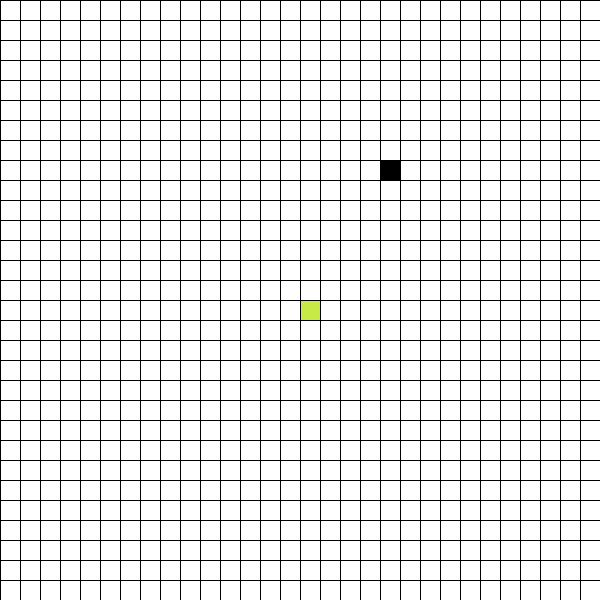
Frame 1 (no input)
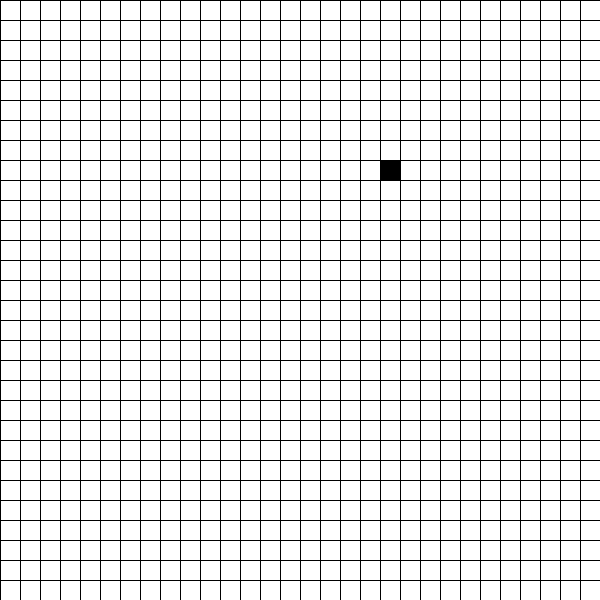
Frame 60 (the mouse pressed at the canvas centre just before this capture)
Frame 120 (the mouse held since frame 60 and released just before this capture): identical to frame 60, image omitted

The Processing sketch that drew these frames (run headless with seeded random() and noise(); from frame 60 on, the mouse is pressed at the canvas centre):

// Processing sketch: Snippet2_MovingTheSnake
// ── Snippet2_MovingTheSnake.pde
// Jared Halls, Michael Lam, Vinay Meldrum
// June 2018
// Coding Challenge 3 (Snippet 2): Drawing and moving the snake and fruit

// Declaring variables
int widthOfSquare = 20;

// Declaring instances
SnakeCharacter snake = new SnakeCharacter();
Fruit fruit = new Fruit();

// Initial setup
void setup() {
  size(600, 600);
  frameRate(10);
}

// Runs game
void draw() {
  background(255);
  drawGrid();
  snake.create();
  snake.move();
  fruit.display();
  snake.isFruitTouched();
}

// Draws 30 x 30 grid
void drawGrid() {
  for (int i = 0; i < 30; i++) {
    line(i*widthOfSquare, 0, i*widthOfSquare, 600);
    line(0, i*widthOfSquare, 600, i*widthOfSquare);
  }
}

// Allows snake movement
void keyPressed() {
  if (keyCode == UP) {
    snake.direction(0, -1);
  } else if (keyCode == DOWN) {
    snake.direction(0, 1);
  } else if (keyCode == LEFT) {
    snake.direction(-1, 0);
  } else if (keyCode == RIGHT) {
    snake.direction(1, 0);
  }
}
// ── Fruit.pde
class Fruit {
  // Declaring variables
  int fruitx = (int(random(1, 30)))*20;
  int fruity = (int(random(1, 30)))*20;

  // Displays fruit on screen
  void display() {
    fill(0);
    rect(fruitx, fruity, 20, 20);
  }

  // Resets fruit coordinates
  void reset() {
    fruitx = (int(random(1, 30)))*20;
    fruity = (int(random(1, 30)))*20;
  }
}
// ── SnakeCharacter.pde
class SnakeCharacter {
  // Declaring variables
  int x = realGrid(15), y = realGrid(15), xSpeed = 1, ySpeed = 0;

  // Declaring lists
  ArrayList<SnakeCharacter> snakeLength = new ArrayList<SnakeCharacter>();

  // Creates snake
  void create() {
    fill(199, 234, 70);
    rect(x, y, 20, 20);
  }

  // Moves snake's direction by key press
  void direction(int x, int y) {
    xSpeed = x;
    ySpeed = y;
  }

  // Moves snake's direction
  void move() {
    x = x + realGrid(xSpeed);
    y = y + realGrid(ySpeed);
  }

  // Draws the snake within the grid
  int realGrid(int x) {
    return x *= 20;
  }

  // Boolean checks if a fruit was touched
  boolean isFruitTouched() {
    if (x == fruit.fruitx && y == fruit.fruity) {
      return true;
    } else {
      return false;
    }
  }
}
